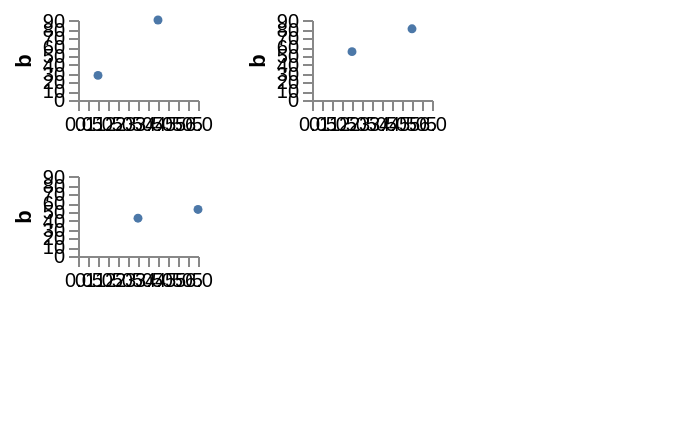

Specify this chart in Vega-Lite:
### Vega specification from a JSON file in a GitHub repository (floating-point values rounded to 4 significant figures)
{"width": 300, "height": 200, "padding": 5, "data": [{"name": "table", "values": [{"a": "Alpha", "b": 28, "c": "x", "d": 1, "col": 0, "row": 0}, {"a": "Bravo", "b": 55, "c": "y", "d": 2, "col": 1, "row": 1}, {"a": "Charlie", "b": 43, "c": "x", "d": 3, "col": 2, "row": 0}, {"a": "Delta", "b": 91, "c": "z", "d": 4, "col": 0, "row": 1}, {"a": "Echo", "b": 81, "c": "y", "d": 5, "col": 1, "row": 0}, {"a": "Foxtrot", "b": 53, "c": "z", "d": 6, "col": 2, "row": 1}]}], "scales": [{"name": "x", "type": "linear", "domain": {"data": "table", "field": "d"}, "range": [0, 60]}, {"name": "y", "type": "linear", "domain": {"data": "table", "field": "b"}, "range": [40, 0]}], "layout": {"align": "all", "bounds": "full", "columns": 2, "padding": 16}, "marks": [{"type": "group", "from": {"facet": {"name": "facet", "data": "table", "groupby": ["col"]}}, "encode": {"update": {"width": {"value": 60}, "height": {"value": 40}}}, "axes": [{"orient": "left", "scale": "y", "title": "b"}, {"orient": "bottom", "scale": "x"}], "marks": [{"type": "symbol", "from": {"data": "facet"}, "encode": {"enter": {"x": {"scale": "x", "field": "d"}, "y": {"scale": "y", "field": "b"}, "size": {"value": 20}}}}]}]}
